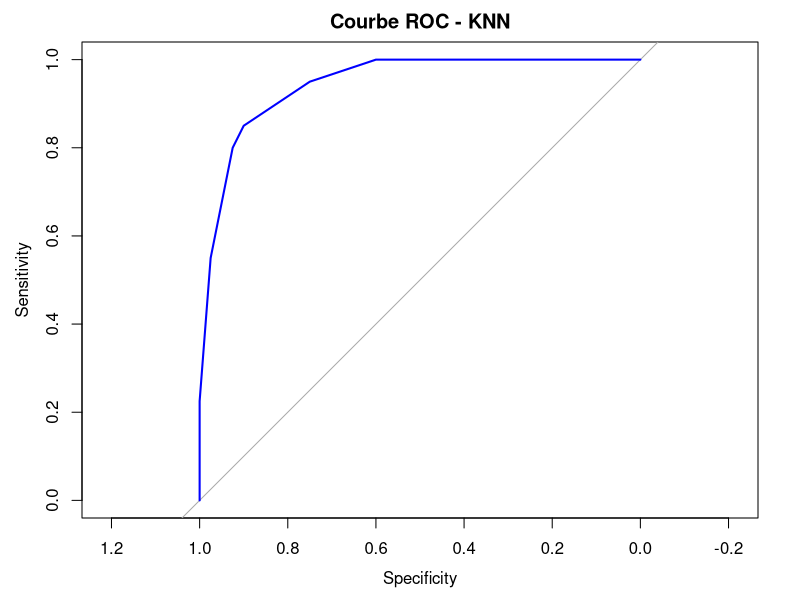
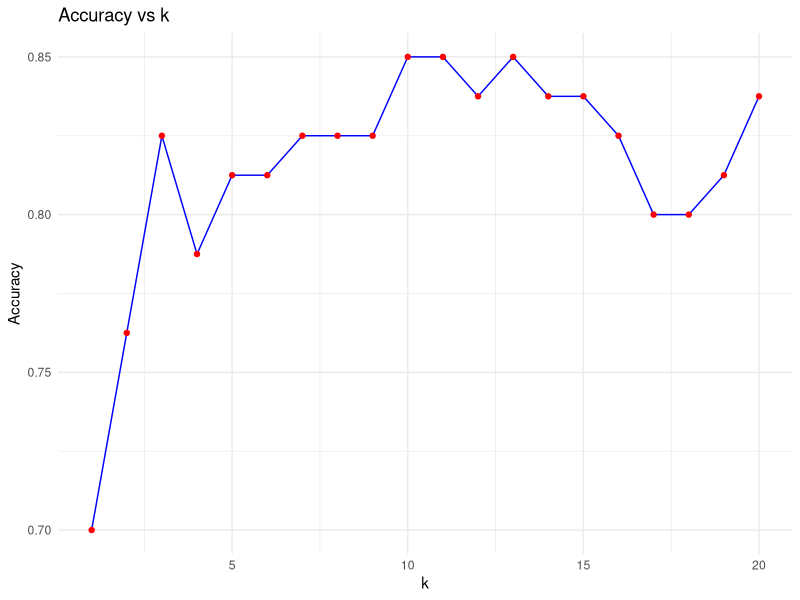

The R source for these figures, in order:
## ---- chunk 1
library(readr)
library(dplyr)
library(ggplot2)
library(class)
library(caret)
library(pROC)


## ---- chunk 2

apprentissage <- read_csv("Data/farms_train.csv")
head(apprentissage)

y <- apprentissage$DIFF

# Sélection seulement des features pertinentes

X <- apprentissage %>% select(R2, R7, R8, R17, R22, R32)  # !!!!!!!!!!!!! a voir 


## ---- chunk 3



set.seed(42)
train <- createDataPartition(y, p = 0.8, list = FALSE) # poiur faire le partitionnement des données en apprentisage et validation 

X_train <- X[train, ]
y_train <- y[train]

X_val <- X[-train, ]
y_val <- y[-train]



## ---- chunk 4

preProcValues <- preProcess(X_train, method = c("center", "scale"))
X_train_scaled <- predict(preProcValues, X_train)
X_val_scaled   <- predict(preProcValues, X_val)
## ---- chunk 5

k <- 15
knn_pred <- knn(
  train = X_train_scaled,  # toutes les lignes du jeu d'apprentissage
  test  = X_val_scaled,    # chaque individu du jeu de validation
  cl    = y_train,         # classes correspondantes des individus d'apprentissage
  k     = k
)
## ---- chunk 6
confusionMatrix(knn_pred, as.factor(y_val))

## ---- chunk 7


# Tester plusieurs k
k_values <- 1:20
results <- data.frame(k = integer(), Accuracy = numeric())

for(k in k_values){
  knn_pred <- knn(train = X_train_scaled,
                  test  = X_val_scaled,
                  cl    = y_train,
                  k     = k)
  
  acc <- sum(knn_pred == y_val) / length(y_val)
  results <- rbind(results, data.frame(k = k, Accuracy = acc))
}

best_k <- results$k[which.max(results$Accuracy)]
cat("Le meilleur k est :", best_k, "avec une accuracy de :", max(results$Accuracy), "\n")
# KNN avec prob=TRUE pour extraire les probabilités
knn_val_pred <- knn(
  train = X_train_scaled,
  test  = X_val_scaled,
  cl    = y_train,
  k     = best_k,
  prob  = TRUE
)

# Extraire probabilités de la classe positive
probabilities <- attr(knn_val_pred, "prob")
probabilities <- ifelse(knn_val_pred == 1, probabilities, 1 - probabilities)

# Courbe ROC
roc_curve <- roc(y_val, probabilities)
plot(roc_curve, main="Courbe ROC - KNN", col="blue", lwd=2)

# AUC
auc_value <- auc(roc_curve)
cat("AUC :", auc_value, "\n")


## ---- chunk 8

ggplot(results, aes(x = k, y = Accuracy)) +
  geom_line(color = "blue") +
  geom_point(color = "red") +
  labs(title = "Accuracy vs k", x = "k", y = "Accuracy") +
  theme_minimal()

# Choisir le meilleur k
best_k <- results$k[which.max(results$Accuracy)]
cat("Le meilleur k est :", best_k, "avec une accuracy de :", max(results$Accuracy), "\n")

# Appliquer KNN final avec le meilleur k
knn_pred_final <- knn(train = X_train_scaled,
                      test  = X_val_scaled,
                      cl    = y_train,
                      k     = best_k)


## ---- chunk 9
test <- read_csv("Data/farms_test.csv")
head(test)

X_test <- test %>% select(R2, R7, R8, R17, R22, R32)

X_test_scaled <- predict(preProcValues, X_test)
knn_test_pred <- knn(
  train = X_train_scaled,
  test  = X_test_scaled,
  cl    = y_train,
  k     = best_k
)

submission <- data.frame(
  ID = 1:nrow(test),
  DIFF = knn_test_pred
)

# Vérifier le résultat
head(submission)

write_csv(submission, "Data/soumission_knn.csv")

